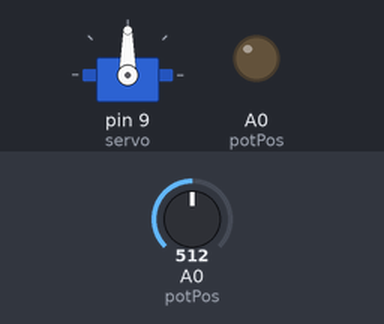
This sketch was run on a simulated Arduino Uno, built with avr-gcc and run on an emulated ATmega328P. Shown: servo, output pins drawn as LEDs (lit = HIGH). The inputs (shaded band) are chosen by the test bench; at power-on: A0 (potPos) = 512.

Above: at 1.2 s.
1.3 s: A0 (potPos) set to 716
At 2.3 s:
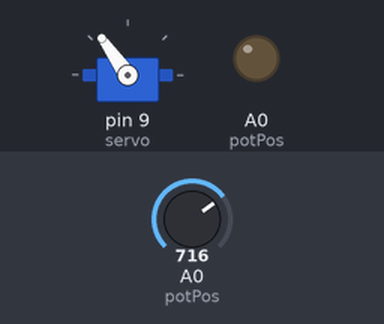
2.8 s: A0 (potPos) set to 900
At 3.2 s:
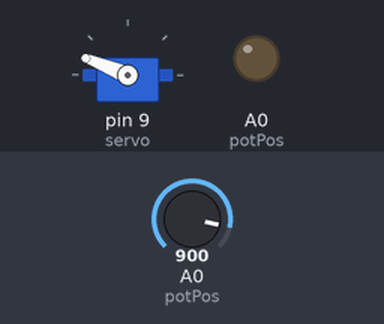
4.3 s: A0 (potPos) set to 1023
At 5.5 s:
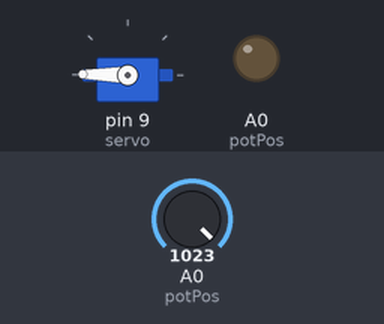
5.8 s: A0 (potPos) set to 306
At 7.0 s:
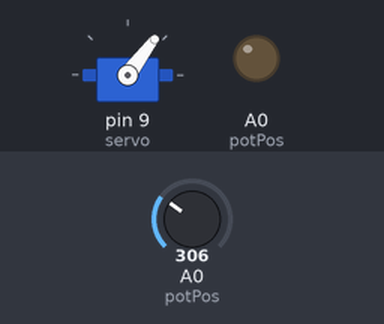
7.3 s: A0 (potPos) set to 122
At 7.9 s:
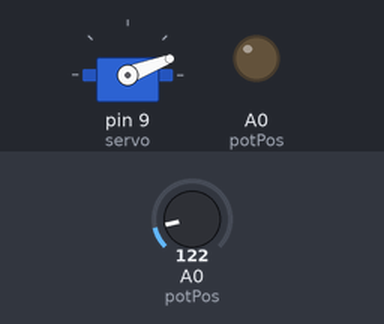
Timing chart, 0 to 9.8 s (numbered marks = the images above; inputs shaded):
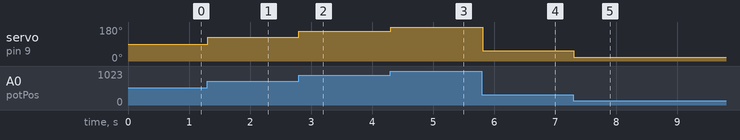

Measured:
- after the input at 1.3 s, servo on pin 9 (servo): 90° → 125° at once
- after the input at 2.8 s, servo on pin 9 (servo): 125° → 158° at once
- after the input at 4.3 s, servo on pin 9 (servo): 158° → 179° at once
- after the input at 5.8 s, servo on pin 9 (servo): 179° → 53° at once
- after the input at 7.3 s, servo on pin 9 (servo): 53° → 21° at once

The sketch:

ServoVoltageTest.ino
```cpp
#include <Servo.h>

// create a servo object
Servo servo;

//analog input from the potentiometer
int potPos = A0;

void setup() {
  // link the servo to pin 9, and set the pulse width limits (544ms and 2400ms in this case)
  servo.attach(9, 544,2400);

  //set the analog pin as an input
  pinMode(potPos, 9);
}

void loop() {
  //store the potentiometer position as a float
  float level = analogRead(potPos);

  //calculate analog data as a voltage
  float voltage = 5*level/1024;

  //make sure the voltage isn't outside the acceptable range
  if(voltage < 0){
    voltage = 0;
  }
  if(voltage > 5){
    voltage = 5;
  }

  //scale voltage to 180 degrees
  servo.write(36 * voltage);

  //give the servo time to move to new position
  delay(15);
}
```
